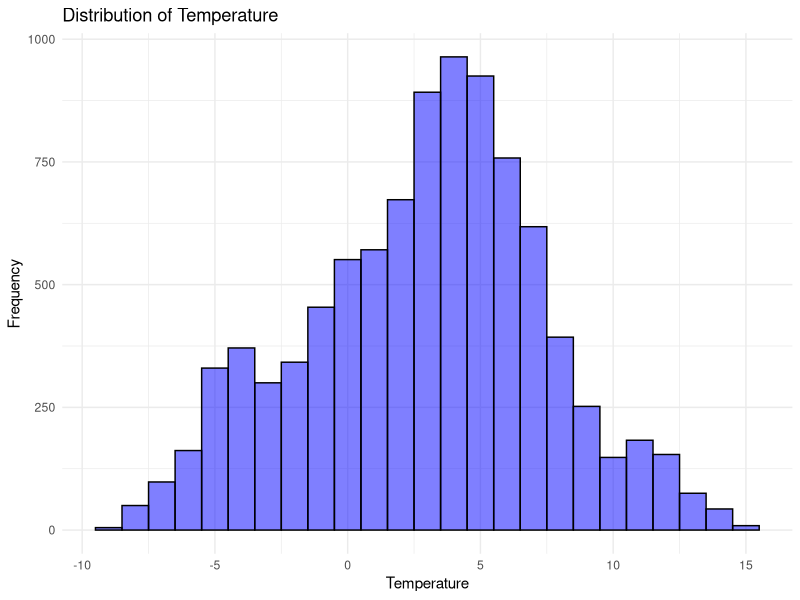
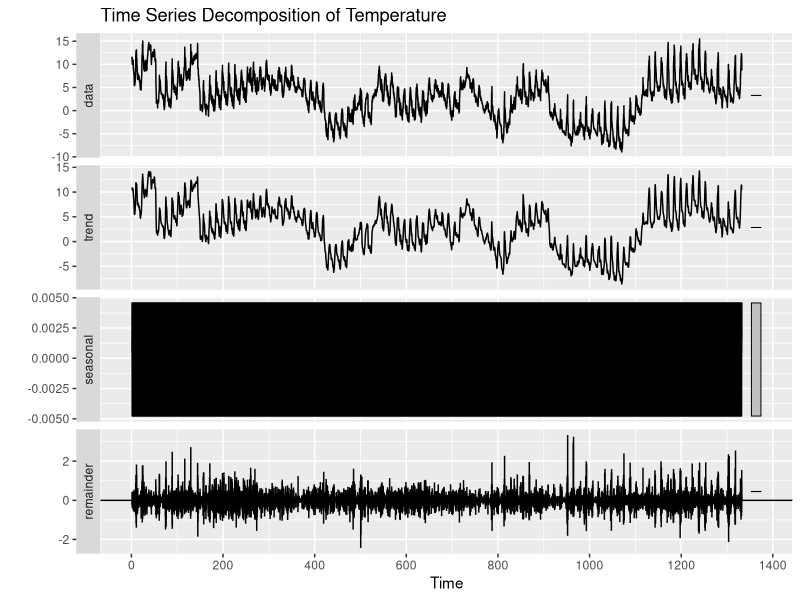
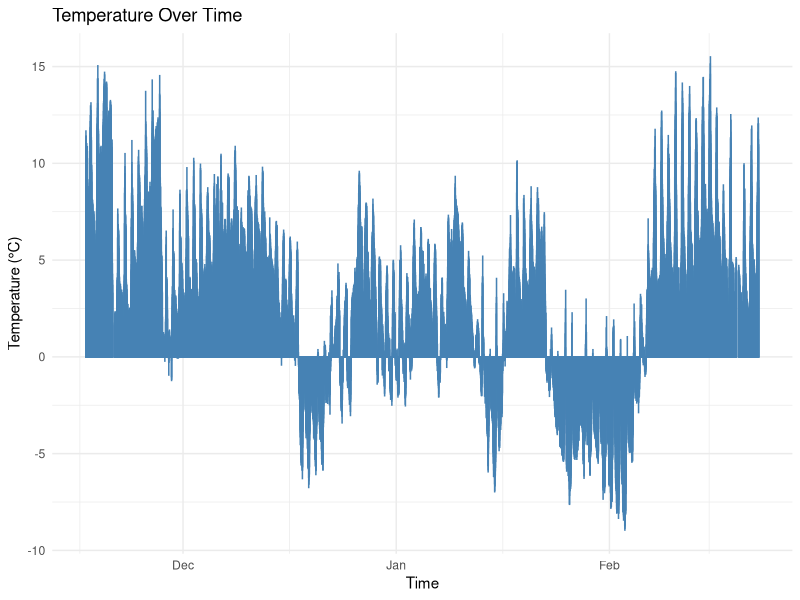

The R source for these figures, in order:
## ---- chunk 1
#| echo: false
#| warning: false
#| message: false
#| include: false
library(tidyverse)
library(randomForest)
library(caret)
library(corrplot)
## ---- chunk 2
#| echo: false
#| warning: false
#| message: false
#| include: false

df <- read_csv("data.csv")
df$time <- as.POSIXct(df$time, format = "%Y-%m-%d %H:%M:%S")
df <- df[, -10]

features <- select(df, -time)
labels <- df$temperature


set.seed(123)
train_indices <- createDataPartition(labels, p = 0.7, list = FALSE)
train_features <- features[train_indices, ]
train_labels <- labels[train_indices]
test_features <- features[-train_indices, ]
test_labels <- labels[-train_indices]

train <- data.frame(train_features, temperature = train_labels)


## ---- chunk 3
#| echo: false
#| warning: false
#| message: false
#| include: false
train
## ---- chunk 4
ggplot(df, aes(x = temperature)) +
  geom_histogram(binwidth = 1, fill = "blue", color = "black", alpha = 0.5) +
  labs(x = "Temperature", y = "Frequency", title = "Distribution of Temperature") +
  theme_minimal()

## ---- chunk 5
library(forecast)
df_ts <- ts(df$temperature, frequency = 7)  
decomposed <- decompose(df_ts)
autoplot(decomposed) + labs(title = "Time Series Decomposition of Temperature")


## ---- chunk 6
graph2 <- ggplot(df, aes(x = time, y = temperature)) +
  geom_bar(stat = 'identity', color = 'steelblue', alpha = 0.8) +  # Adjust appearance of bars
  scale_fill_brewer(palette = "Set3") +  # Color palette for bars
  labs(
    title = "Temperature Over Time",
    x = "Time",
    y = "Temperature (°C)"
  ) +
  theme_minimal() +  # Use minimal theme
  theme(legend.position = "none")  # Remove legend for fill color

print(graph2)
